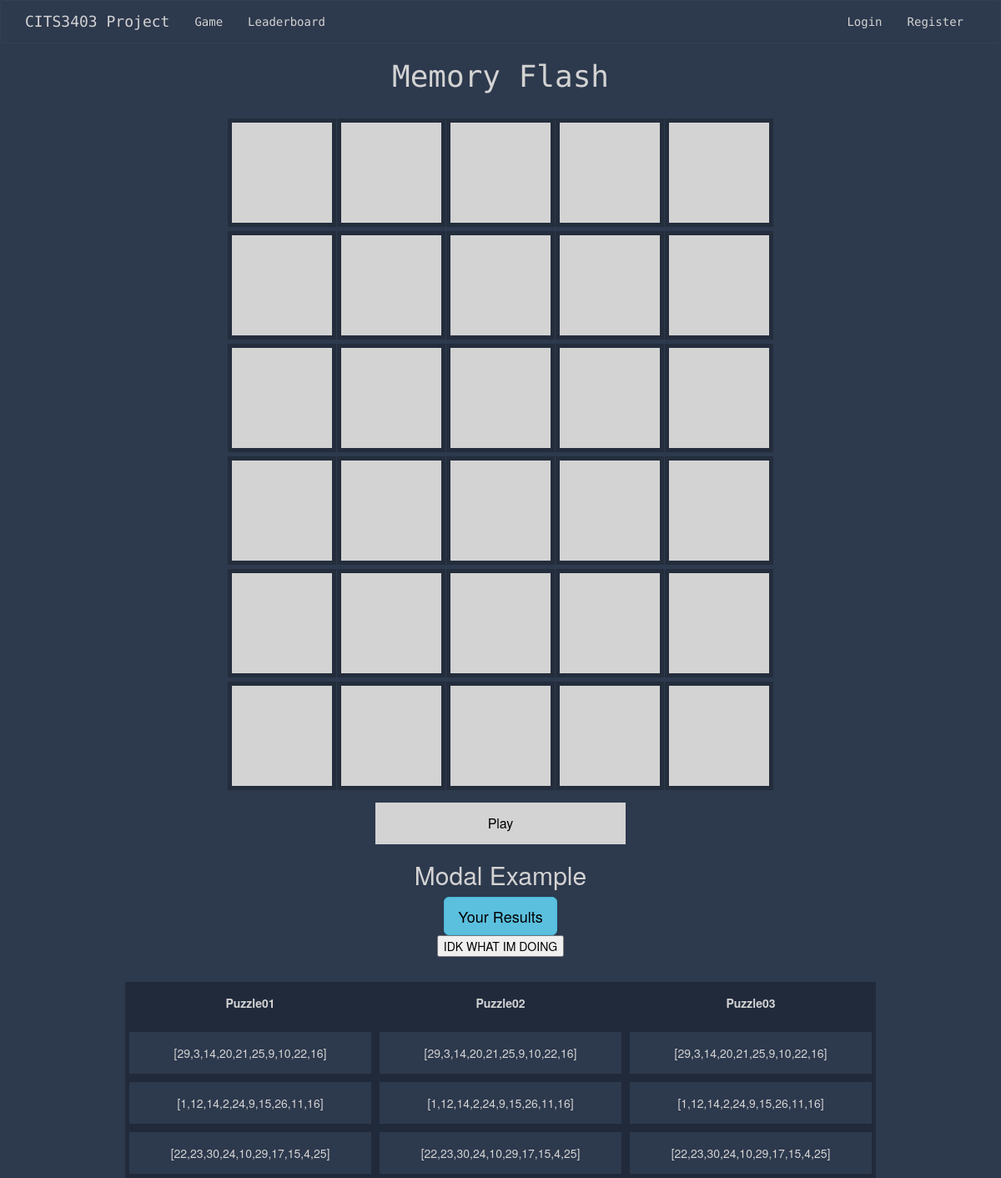
/game, run on an earlier commit of the app's database.
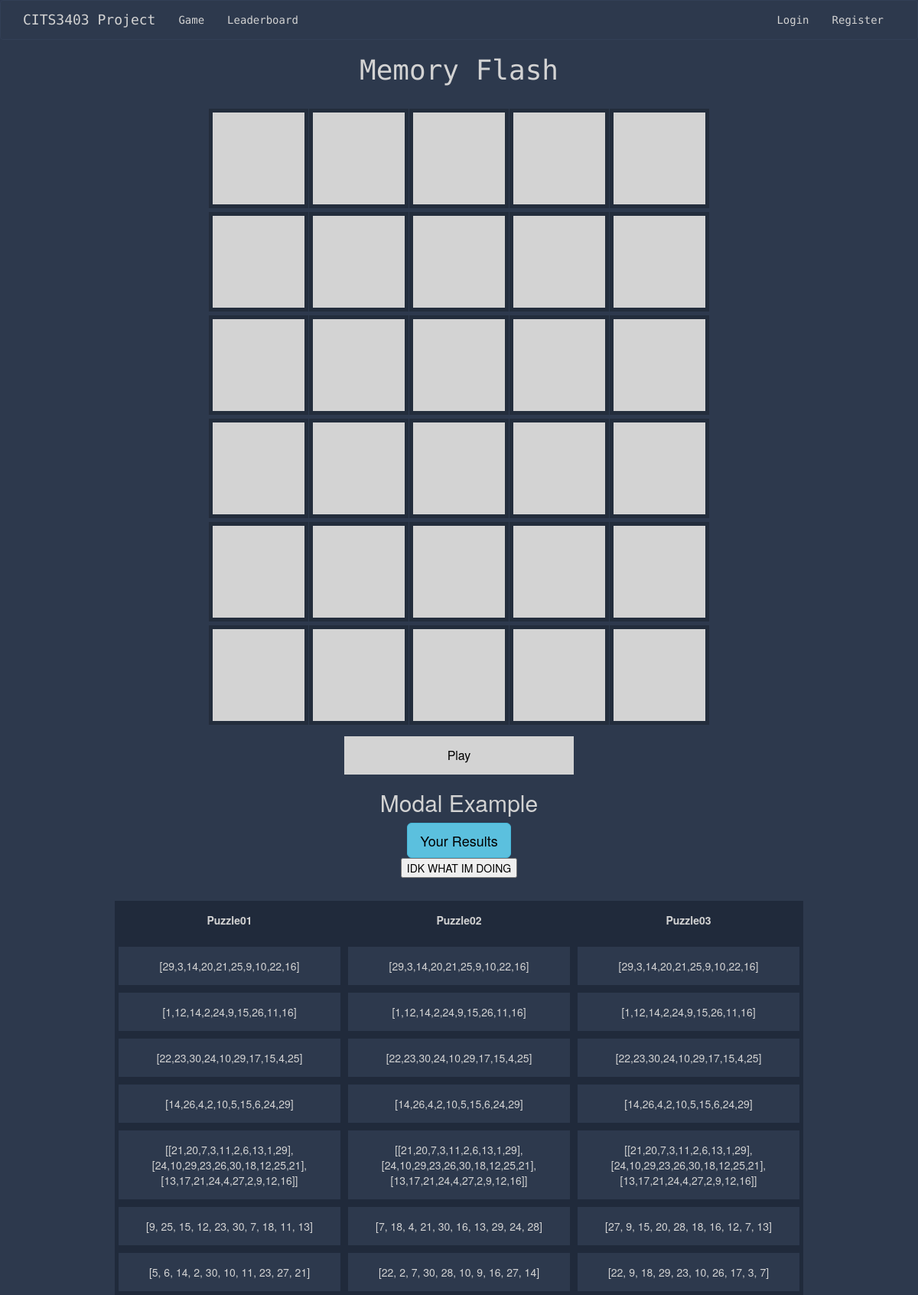
And on a later commit of the database.
### app/models.py (models this page shows)
class Puzzle(db.Model):
    id = db.Column(db.Integer, primary_key=True)
    puzzle01 = db.Column(db.String(64))
    puzzle02 = db.Column(db.String(64))
    puzzle03 = db.Column(db.String(64))

### app/routes.py (the view)
@app.route('/')
@app.route('/game')
def game():
    allPuzzles = Puzzle.query.all()
    return render_template('game.html', title='Game', puzzles = allPuzzles)

### app/templates/game.html (shortened to what this page needs)
{% extends "base.html" %}
{% block content %}
<h1>Memory Flash</h1>
<br>
<body>
  <div class="container">
    <h2>Modal Example</h2>
    <button type="button" class="btn btn-info btn-lg" data-toggle="modal" data-target="#myModal">Your Results</button>
  </div>
  <form action = "/update_puzzle", methods = "post">
    <button id = "testing01" type = 'button' type ='submit' onclick ="testBackend()"> IDK WHAT IM DOING </button>
  </form>
  <table >
    <thead>
        <tr>
            <th> Puzzle01 </th>
            <th> Puzzle02 </th>
            <th> Puzzle03 </th>
        </tr>
    </thead>
    <tbody>
        {% for puzzle in puzzles %}
            <tr>
                <td> {{ puzzle.puzzle01 }} </td>
                <td> {{ puzzle.puzzle02 }} </td>
                <td> {{ puzzle.puzzle03 }}</td>
            </tr>
        {% endfor %}
    </tbody>
</table>
</body>
{% endblock %}

### app/templates/base.html (shortened to what this page needs)
{% extends 'bootstrap/base.html' %}
{% block styles %}
{{ super() }}
<head>
<link rel="stylesheet" href="{{ url_for('static', filename='css/stylesheet.css') }}">
</head>
{% endblock %}
{% block navbar %}
<nav class="navbar navbar-default">
    <div class="container">
        <div class="navbar-header">
            <a class="navbar-brand" href="{{ url_for('index') }}">CITS3403 Project</a>
        </div>
        <div class="collapse navbar-collapse" id="bs-example-navbar-collapse-1">
            <ul class="nav navbar-nav navbar-left">
                {% if current_user.is_anonymous %}
                <li><a href="{{ url_for('game') }}">Game</a></li>
                <li><a href="{{ url_for('leaderboard') }}">Leaderboard</a></li>
                {% else %}
                <li><a href="{{ url_for('game') }}">Game</a></li>
                <li><a href="{{ url_for('leaderboard') }}">Leaderboard</a></li>
                <li><a href="{{ url_for('user_stats') }}">Profile</a></li>
                <li><a href="{{ url_for('admin') }}">Admin</a></li>
                {% endif %}
            </ul>
            <ul class="nav navbar-nav navbar-right">
                {% if current_user.is_anonymous %}
                <li><a href="{{ url_for('login') }}">Login</a></li>
                <li><a href="{{ url_for('register') }}">Register</a></li>
                {% else %}
                <li><a href="{{ url_for('logout') }}">Logout</a></li>
                {% endif %}
            </ul>
        </div>
    </div>
</nav>
{% endblock %}

### app/static/css/stylesheet.css (style rules this page uses)
head,body { text-align: center; }
button, input { color: black !important; }
body { background: #2d394d; color: lightgrey; }
.center, h1 { text-align: center; font-family: 'Source Code Pro', monospace; }
ul { display: inline-block; text-align: left; list-style-type: square; }
a { color: lightgrey !important; }
.navbar-default { background: #2d394d; border-color: #323f56; font-family: 'Source Code Pro', monospace; }
table { border-collapse: separate; width: 75%; margin-left: auto; margin-right: auto; margin-top: 30px; }
th, td { border: 5px solid #202a3b; padding: 15px; text-align: center; margin: none; }
th { border-top: none; font-weight: bold; background-color: #202a3b; }

What changed in the data, as far as the page shows it:
added Puzzle: puzzle01 "[14,26,4,2,10,5,15,6,24,29]", puzzle02 "[14,26,4,2,10,5,15,6,24,29]", puzzle03 "[14,26,4,2,10,5,15,6,24,29]"
added Puzzle: puzzle01 "[[21,20,7,3,11,2,6,13,1,29],[24,10,29,23,26,30,18,12,25,21],[13,17,21,24,4,27,2,9,12,16]]", puzzle02 "[[21,20,7,3,11,2,6,13,1,29],[24,10,29,23,26,30,18,12,25,21],[13,17,21,24,4,27,2,9,12,16]]", puzzle03 "[[21,20,7,3,11,2,6,13,1,29],[24,10,29,23,26,30,18,12,25,21],[13,17,21,24,4,27,2,9,12,16]]"
added Puzzle: puzzle01 "[9, 25, 15, 12, 23, 30, 7, 18, 11, 13]", puzzle02 "[7, 18, 4, 21, 30, 16, 13, 29, 24, 28]", puzzle03 "[27, 9, 15, 20, 28, 18, 16, 12, 7, 13]"
added Puzzle: puzzle01 "[5, 6, 14, 2, 30, 10, 11, 23, 27, 21]", puzzle02 "[22, 2, 7, 30, 28, 10, 9, 16, 27, 14]", puzzle03 "[22, 9, 18, 29, 23, 10, 26, 17, 3, 7]"
